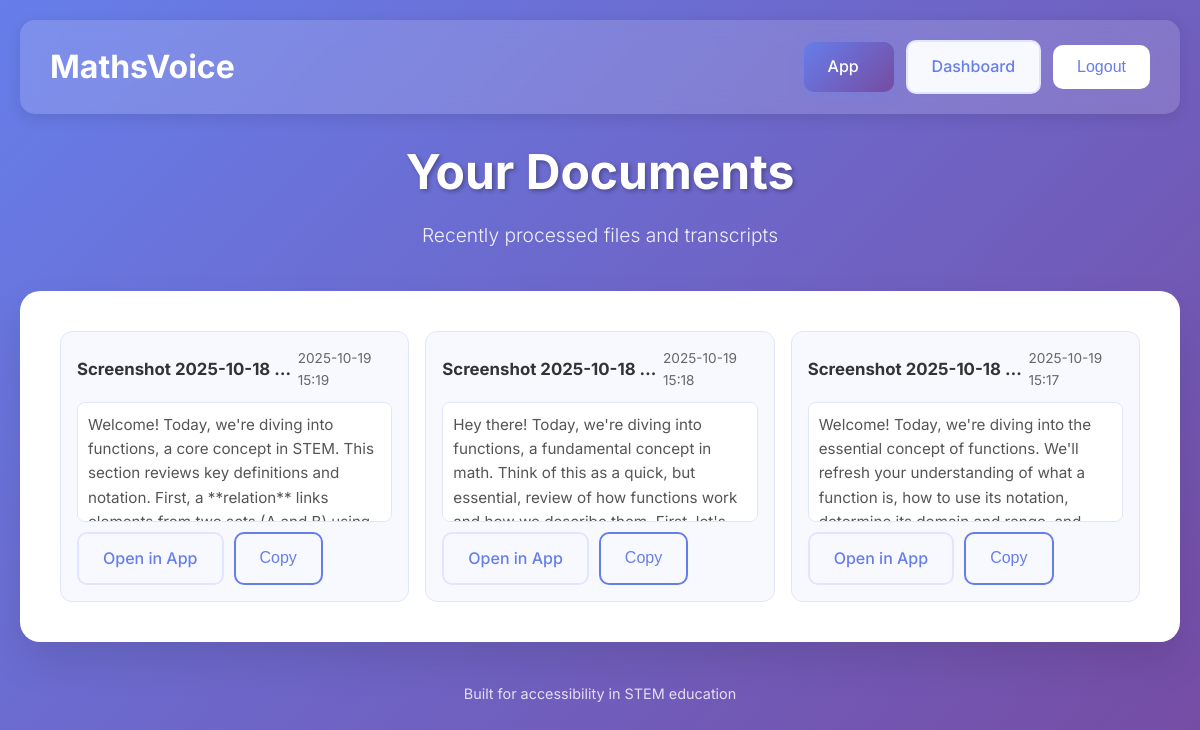
Page /dashboard (signed in) on the earlier database version.
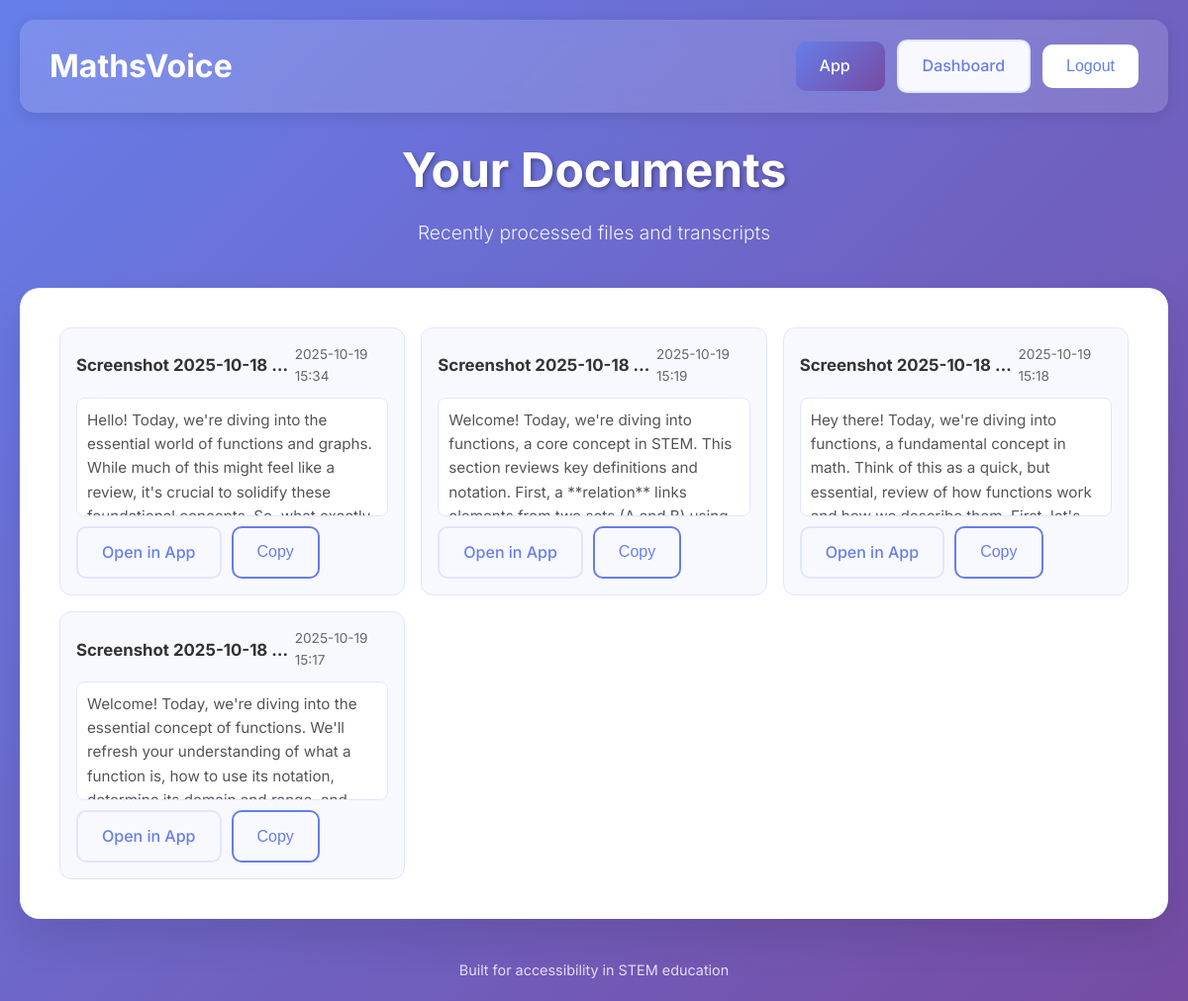
Same page on the later database version.
### app.py (models this page shows)
class Document(db.Model):
    id = db.Column(Integer, primary_key=True)
    user_id = db.Column(Integer, ForeignKey('user.id'), nullable=False)
    filename = db.Column(String, nullable=False)
    upload_time = db.Column(DateTime, default=db.func.now())
    original_text = db.Column(Text)  # Raw Mathpix text
    transcript = db.Column(Text)     # Final narrated text (Gemini summary)
    voice_id = db.Column(String)     # Selected voice used for narration
    user = relationship('User', back_populates='documents')

### app.py (the view)
@app.route('/dashboard')
@login_required
def dashboard():
    user_docs = db.session.execute(
        db.select(Document).where(Document.user_id == current_user.id).order_by(Document.upload_time.desc())
    ).scalars().all()
    return render_template('dashboard.html', documents=user_docs)

### app.py (called while the page is built)
@login_manager.user_loader
def load_user(user_id):
    return db.get_or_404(User, user_id)

### templates/dashboard.html (shortened to what this page needs)
<!DOCTYPE html>
<html lang="en">
<head>
    <link rel="stylesheet" href="{{ url_for('static', filename='styles.css') }}">
</head>
<body>
    <div class="container">
        <nav class="navbar" style="display: flex; justify-content: space-between; align-items: center; padding: 20px 30px; background: rgba(255, 255, 255, 0.15); backdrop-filter: blur(10px); border-radius: 15px; margin-bottom: 20px; box-shadow: 0 4px 15px rgba(0, 0, 0, 0.1);">
            <div class="navbar-brand" style="display: flex; align-items: center;">
                <a href="{{ url_for('home') }}" style="text-decoration: none; color: white; font-size: 2rem; font-weight: 700;">
                    <span style="font-weight: 700;">MathsVoice</span>
                </a>
            </div>
            <div class="navbar-links" style="display: flex; gap: 12px; align-items:center;">
                <a href="{{ url_for('index') }}" class="btn btn-primary" style="min-width: 90px;">App</a>
                <a href="{{ url_for('dashboard') }}" class="btn btn-secondary" aria-current="page" style="min-width: 110px;">Dashboard</a>
                <form action="{{ url_for('logout') }}" method="post" style="display: inline;">
                    <button type="submit" class="btn btn-outline" aria-label="Logout" style="min-width: 90px; background: white; color: #667eea; border: none;">Logout</button>
                </form>
            </div>
        </nav>
        <header class="header">
            <h1 class="title">Your Documents</h1>
            <p class="subtitle">Recently processed files and transcripts</p>
        </header>
        <main class="main-content">
            {% if documents and documents|length > 0 %}
                <div role="list" aria-label="Processed documents" style="display: grid; grid-template-columns: repeat(auto-fill, minmax(280px, 1fr)); gap: 16px;">
                    {% for d in documents %}
                    <article role="listitem" class="doc-card" style="background:#f8f9ff; border:1px solid #e1e5ff; border-radius:12px; padding:16px; display:flex; flex-direction:column; gap:10px;">
                        <div style="display:flex; justify-content:space-between; align-items:center;">
                            <h3 style="margin:0; font-size:1.05rem; color:#333; max-width:70%; overflow:hidden; text-overflow:ellipsis; white-space:nowrap;" title="{{ d.filename }}">{{ d.filename }}</h3>
                            <span style="font-size:0.85rem; color:#666;">{{ d.upload_time.strftime('%Y-%m-%d %H:%M') if d.upload_time else '' }}</span>
                        </div>
                        <div style="font-size:0.95rem; color:#555; max-height:120px; overflow:auto; background:white; border-radius:8px; padding:10px; border:1px solid #e1e5ff;" aria-label="Transcript preview">
                            {{ (d.transcript or d.original_text or '')[:300] }}{% if (d.transcript or d.original_text) and (d.transcript or d.original_text)|length > 300 %}...{% endif %}
                        </div>
                        <div style="display:flex; gap:10px; margin-top:auto;">
                            <a class="btn btn-secondary" href="{{ url_for('index') }}">Open in App</a>
                            {% if d.transcript %}
                            <button class="btn btn-outline" onclick="(function(txt){const ta=document.createElement('textarea');ta.value=txt;document.body.appendChild(ta);ta.select();document.execCommand('copy');document.body.removeChild(ta);})(this.dataset.t);" data-t="{{ (d.transcript or '')|replace('"','&quot;')|replace('\n',' ') }}" aria-label="Copy transcript">Copy</button>
                            {% endif %}
                        </div>
                    </article>
                    {% endfor %}
                </div>
            {% else %}
                <div class="empty-state" style="text-align:center; padding:30px;">
                    <p>You have no documents yet.</p>
                    <a href="{{ url_for('index') }}" class="btn btn-primary" style="margin-top:10px;">Process a Document</a>
                </div>
            {% endif %}
        </main>
        <footer class="footer">
            <p>Built for accessibility in STEM education</p>
        </footer>
    </div>
</body>
</html>

### static/styles.css (style rules this page uses)
* { margin: 0; padding: 0; box-sizing: border-box; }
body { font-family: 'Inter', sans-serif; line-height: 1.6; color: #333; background: linear-gradient(135deg, #667eea 0%, #764ba2 100%); min-height: 100vh; }
.container { max-width: 1200px; margin: 0 auto; padding: 20px; }
.header { text-align: center; margin-bottom: 40px; color: white; }
.title { font-size: 3rem; font-weight: 700; margin-bottom: 10px; text-shadow: 2px 2px 4px rgba(0,0,0,0.3); }
.subtitle { font-size: 1.2rem; opacity: 0.9; font-weight: 300; }
.main-content { background: white; border-radius: 20px; padding: 40px; box-shadow: 0 20px 40px rgba(0,0,0,0.1); margin-bottom: 40px; }
.btn { display: inline-flex; align-items: center; gap: 8px; padding: 12px 24px; border: none; border-radius: 10px; font-size: 1rem; font-weight: 500; cursor: pointer; transition: all 0.3s ease; text-decoration: none; min-height: 44px; }
.btn-primary { background: linear-gradient(135deg, #667eea, #764ba2); color: white; box-shadow: 0 4px 15px rgba(102, 126, 234, 0.3); }
.btn-secondary { background: #f8f9ff; color: #667eea; border: 2px solid #e1e5ff; }
.btn-outline { background: transparent; color: #667eea; border: 2px solid #667eea; }
.footer { text-align: center; color: white; opacity: 0.8; font-size: 0.9rem; }

Differences in the rows shown:
added Document: filename "Screenshot 2025-10-18…", upload_time "2025-10-19 15:34", transcript "Hello! Today, we're diving into the essential world of functions and graphs. While much of this might feel like a review, it's crucial to solidify these…"
